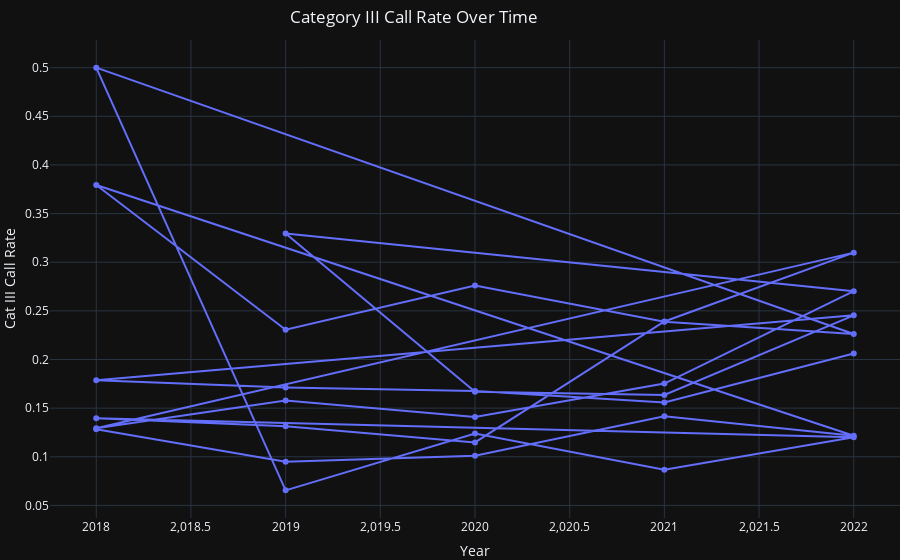

Notebook cell for this chart:
### Code cell
make_CatIII_Call_Rate_time(time_df)

### Figure 1 — Plotly figure (JSON) as saved in the notebook; plotly's stock layout.template omitted (floating-point values rounded to 4 significant figures)
{"data": [{"hovertemplate": "x=%{x}<br>y=%{y}<extra></extra>", "legendgroup": "", "line": {"color": "#636efa", "dash": "solid"}, "marker": {"symbol": "circle"}, "mode": "lines+markers", "name": "", "orientation": "v", "showlegend": false, "type": "scatter", "x": [2018, 2019, 2020, 2021, 2022, 2018, 2019, 2020, 2021, 2022, 2018, 2019, 2020, 2021, 2022, 2018, 2019, 2020, 2021, 2022, 2018, 2019, 2020, 2021, 2022, 2019, 2020, 2021, 2022, 2018, 2019, 2020, 2021, 2022], "xaxis": "x", "y": [0.1283, 0.09497, 0.101, 0.1416, 0.1216, 0.3793, 0.2306, 0.276, 0.2389, 0.2263, 0.5, 0.0655, 0.124, 0.08676, 0.12, 0.1396, 0.1313, 0.1148, 0.2391, 0.3099, 0.1294, 0.1579, 0.141, 0.1753, 0.2703, 0.3296, 0.1669, 0.1636, 0.2454, 0.1788, 0.1713, 0.1676, 0.1557, 0.2062], "yaxis": "y"}], "layout": {"autosize": true, "legend": {"tracegroupgap": 0}, "margin": {"b": 0, "l": 0, "pad": 0, "r": 0, "t": 40}, "title": {"text": "Category III Call Rate Over Time", "x": 0.46, "xanchor": "center", "y": 0.98, "yanchor": "top"}, "xaxis": {"anchor": "y", "domain": [0, 1], "title": {"text": "Year"}}, "yaxis": {"anchor": "x", "domain": [0, 1], "title": {"text": "Cat III Call Rate"}}}}
